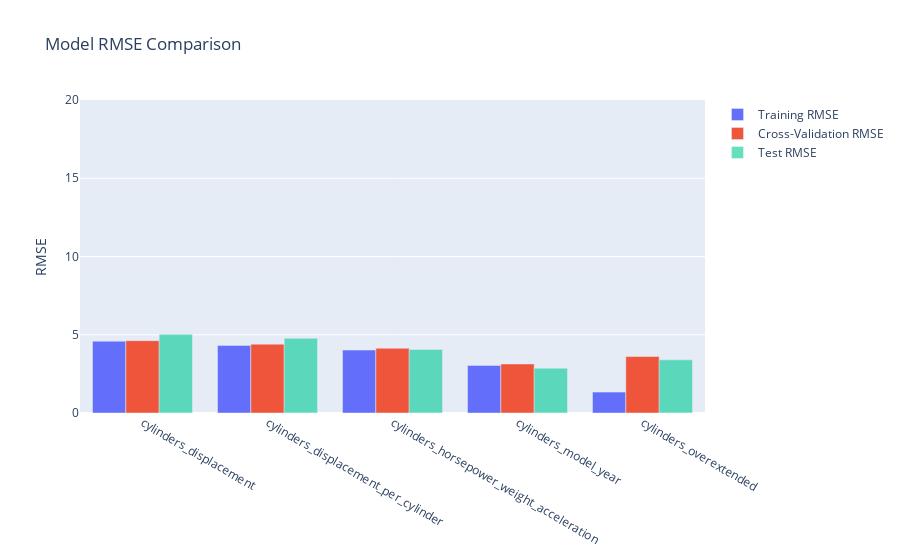

The notebook cell this image was saved under:
### Code cell
# Compare all models including the overextended one
fig = compare_models(models, tr, te)
fig.update_yaxes(range=[0, 20], title="RMSE")
fig.show()

### Figure 1 — Plotly figure (JSON) as saved in the notebook; plotly's stock layout.template omitted (floating-point values rounded to 4 significant figures)
{"data": [{"name": "Training RMSE", "type": "bar", "x": ["cylinders_displacement", "cylinders_displacement_per_cylinder", "cylinders_horsepower_weight_acceleration", "cylinders_model_year", "cylinders_overextended"], "y": [4.589, 4.319, 4.025, 3.042, 1.334]}, {"name": "Cross-Validation RMSE", "type": "bar", "x": ["cylinders_displacement", "cylinders_displacement_per_cylinder", "cylinders_horsepower_weight_acceleration", "cylinders_model_year", "cylinders_overextended"], "y": [4.622, 4.399, 4.139, 3.135, 3.607]}, {"name": "Test RMSE", "opacity": 0.6, "type": "bar", "x": ["cylinders_displacement", "cylinders_displacement_per_cylinder", "cylinders_horsepower_weight_acceleration", "cylinders_model_year", "cylinders_overextended"], "y": [5.034, 4.776, 4.063, 2.867, 3.398]}], "layout": {"barmode": "group", "title": {"text": "Model RMSE Comparison"}, "yaxis": {"range": [0, 20], "title": {"text": "RMSE"}}}}
